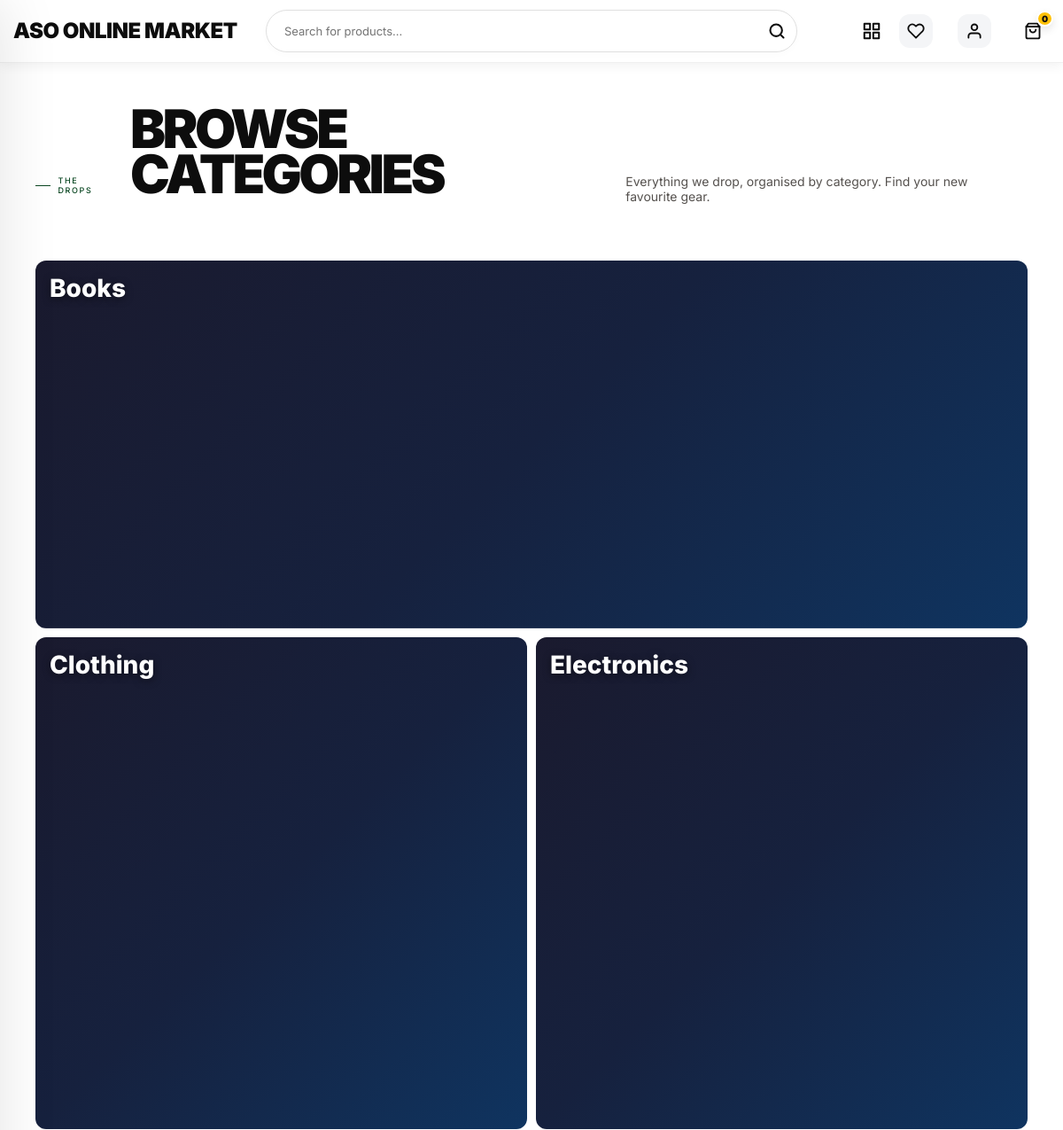
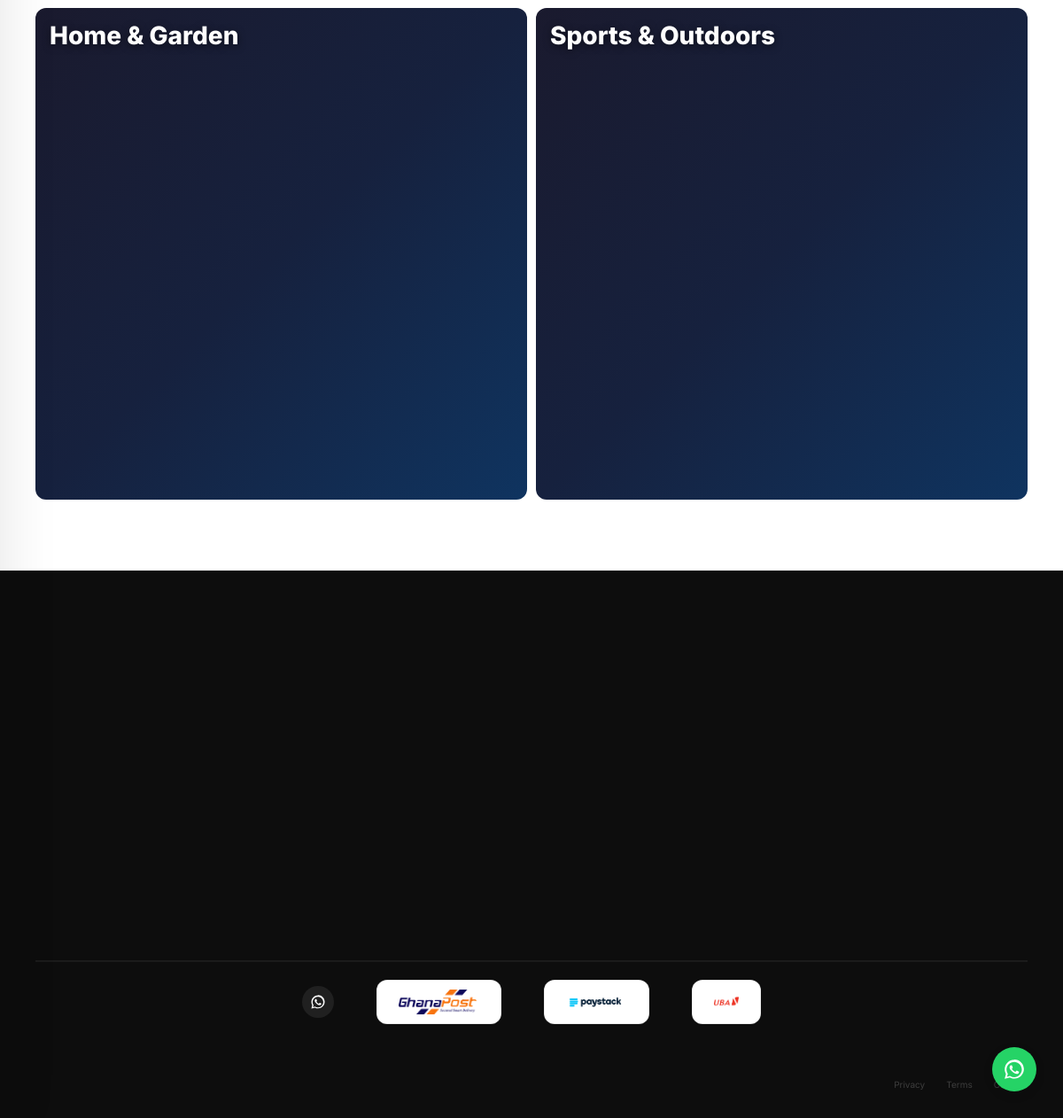
/categories.php, run on the app's committed database (2 pictures, top to bottom).
### tables this page shows
CREATE TABLE IF NOT EXISTS categories (
    category_id INT AUTO_INCREMENT PRIMARY KEY,
    category_name VARCHAR(100) UNIQUE NOT NULL,
    description TEXT,
    created_at TIMESTAMP DEFAULT CURRENT_TIMESTAMP
);

### categories.php (the view, shortened to what this page needs)
<?php
require_once 'includes/db.php';
$categories = [];
try {
    $stmt = $pdo->query("SELECT c.*, COUNT(p.product_id) AS product_count
                         FROM categories c
                         LEFT JOIN products p ON p.category_id = c.category_id
                         GROUP BY c.category_id
                         ORDER BY c.category_name ASC");
    $categories = $stmt->fetchAll();
} catch (PDOException $e) {
    error_log('Error fetching categories: ' . $e->getMessage());
}
?>
<?php include 'includes/header.php'; ?>
<main>
    <section class="shop-content" style="padding: 120px 0 80px;">
        <div class="container">
            <div class="sec-head reveal" style="margin-bottom: 48px;">
                <div>
                    <div class="sec-over">THE DROPS</div>
                    <h2 class="hero-heading" style="color: var(--ink); margin-bottom: 8px; line-height: 0.85;">BROWSE CATEGORIES</h2>
                    <p style="font-family: var(--f-body); font-size: 14px; color: var(--mid-gray); margin-top: 12px;">Everything we drop, organised by category. Find your new favourite gear.</p>
                </div>
            </div>
            <?php if (empty($categories)): ?>
                <div style="text-align: center; padding: 60px 0; font-family: var(--f-body); color: var(--mid-gray);">
                    <h3 style="font-family: var(--f-display); font-weight: 900; font-size: 24px; color: var(--ink); text-transform: uppercase; margin-bottom: 12px;">No categories found</h3>
                    <p style="margin-bottom: 24px;">Categories will appear here once they are created.</p>
                    <a href="shop.php" class="btn-red">Go to shop</a>
                </div>
            <?php else: ?>
                <div class="category-grid">
                    <?php foreach ($categories as $i => $cat):
                        $is_hero = ($i === 0);
                        $image_path = !empty($cat['image']) ? 'assets/images/categories/' . $cat['image'] : null;
                        $bg = ($image_path && file_exists($image_path)) ? "url('" . $image_path . "')" : 'linear-gradient(135deg, #1a1a2e 0%, #16213e 50%, #0f3460 100%)';
                    ?>
                        <a href="category.php?id=<?php echo $cat['category_id']; ?>" class="cat-tile <?php echo $is_hero ? 'cat-hero' : ''; ?>" style="background-image: <?php echo $bg; ?>;">
                            <span class="cat-label"><?php echo htmlspecialchars($cat['category_name']); ?></span>
                        </a>
                    <?php endforeach; ?>
                </div>
            <?php endif; ?>
        </div>
    </section>
</main>
<?php include 'includes/footer.php'; ?>

### data on the page
categories: category_name "Books"
categories: category_name "Clothing"
categories: category_name "Electronics"
categories: category_name "Home & Garden"
categories: category_name "Sports & Outdoors"

### other printed values
$site_name "ASO ONLINE MARKET"
$cart_count "0"
